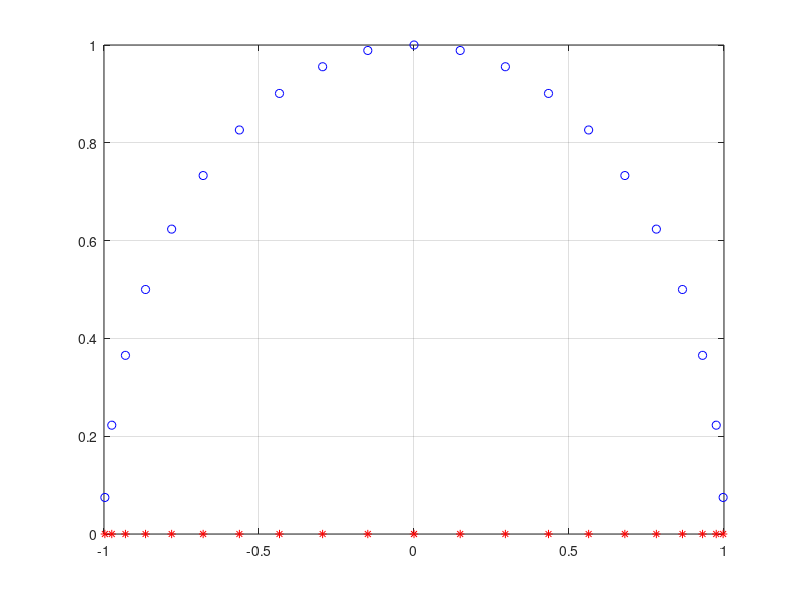

This chart was generated by the following MATLAB code:
% Visualizzare i nodi di Chebichev
close all
clear
n=20;
t=cos((2*(0:n)+1)/(n+1)*pi/2);
plot(t,0*t,'*r','Markersize',6)
grid on
hold
ts=sin((2*(0:n)+1)/(n+1)*pi/2);
plot(t,ts,'ob','Markersize',6)